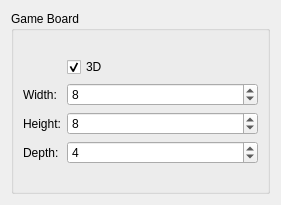
<?xml version="1.0" encoding="UTF-8"?>
<ui version="4.0">
 <class>BoardConf</class>
 <widget class="QWidget" name="BoardConf">
  <property name="geometry">
   <rect>
    <x>0</x>
    <y>0</y>
    <width>281</width>
    <height>205</height>
   </rect>
  </property>
  <property name="windowTitle">
   <string>Form</string>
  </property>
  <layout class="QGridLayout" name="gridLayout">
   <item row="0" column="0">
    <widget class="QGroupBox" name="groupBox">
     <property name="title">
      <string>Game Board</string>
     </property>
     <layout class="QFormLayout" name="formLayout_2">
      <property name="topMargin">
       <number>26</number>
      </property>
      <item row="3" column="0">
       <widget class="QLabel" name="label_5">
        <property name="text">
         <string>Height:</string>
        </property>
       </widget>
      </item>
      <item row="3" column="1">
       <widget class="QSpinBox" name="sbHeight">
        <property name="maximum">
         <number>100</number>
        </property>
        <property name="value">
         <number>8</number>
        </property>
       </widget>
      </item>
      <item row="4" column="0">
       <widget class="QLabel" name="label_6">
        <property name="text">
         <string>Depth:</string>
        </property>
       </widget>
      </item>
      <item row="4" column="1">
       <widget class="QSpinBox" name="sbDepth">
        <property name="maximum">
         <number>100</number>
        </property>
        <property name="value">
         <number>4</number>
        </property>
       </widget>
      </item>
      <item row="1" column="1">
       <widget class="QCheckBox" name="chkBoard3d">
        <property name="text">
         <string>3D</string>
        </property>
        <property name="checked">
         <bool>true</bool>
        </property>
       </widget>
      </item>
      <item row="2" column="1">
       <widget class="QSpinBox" name="sbWidth">
        <property name="maximum">
         <number>100</number>
        </property>
        <property name="value">
         <number>8</number>
        </property>
       </widget>
      </item>
      <item row="2" column="0">
       <widget class="QLabel" name="label_4">
        <property name="text">
         <string>Width:</string>
        </property>
       </widget>
      </item>
     </layout>
    </widget>
   </item>
  </layout>
 </widget>
 <resources/>
 <connections>
  <connection>
   <sender>chkBoard3d</sender>
   <signal>toggled(bool)</signal>
   <receiver>sbDepth</receiver>
   <slot>setEnabled(bool)</slot>
   <hints>
    <hint type="sourcelabel">
     <x>220</x>
     <y>66</y>
    </hint>
    <hint type="destinationlabel">
     <x>222</x>
     <y>163</y>
    </hint>
   </hints>
  </connection>
  <connection>
   <sender>sbWidth</sender>
   <signal>valueChanged(int)</signal>
   <receiver>BoardConf</receiver>
   <slot>widthChanged(int)</slot>
   <hints>
    <hint type="sourcelabel">
     <x>113</x>
     <y>103</y>
    </hint>
    <hint type="destinationlabel">
     <x>121</x>
     <y>1</y>
    </hint>
   </hints>
  </connection>
  <connection>
   <sender>sbHeight</sender>
   <signal>valueChanged(int)</signal>
   <receiver>BoardConf</receiver>
   <slot>heightChanged(int)</slot>
   <hints>
    <hint type="sourcelabel">
     <x>93</x>
     <y>131</y>
    </hint>
    <hint type="destinationlabel">
     <x>90</x>
     <y>6</y>
    </hint>
   </hints>
  </connection>
  <connection>
   <sender>sbDepth</sender>
   <signal>valueChanged(int)</signal>
   <receiver>BoardConf</receiver>
   <slot>depthChanged(int)</slot>
   <hints>
    <hint type="sourcelabel">
     <x>148</x>
     <y>171</y>
    </hint>
    <hint type="destinationlabel">
     <x>8</x>
     <y>130</y>
    </hint>
   </hints>
  </connection>
  <connection>
   <sender>chkBoard3d</sender>
   <signal>toggled(bool)</signal>
   <receiver>BoardConf</receiver>
   <slot>chkBoard3dToggled(bool)</slot>
   <hints>
    <hint type="sourcelabel">
     <x>172</x>
     <y>74</y>
    </hint>
    <hint type="destinationlabel">
     <x>2</x>
     <y>63</y>
    </hint>
   </hints>
  </connection>
 </connections>
 <slots>
  <slot>chkBoard3dToggled(bool)</slot>
  <slot>widthChanged(int)</slot>
  <slot>heightChanged(int)</slot>
  <slot>depthChanged(int)</slot>
 </slots>
</ui>
